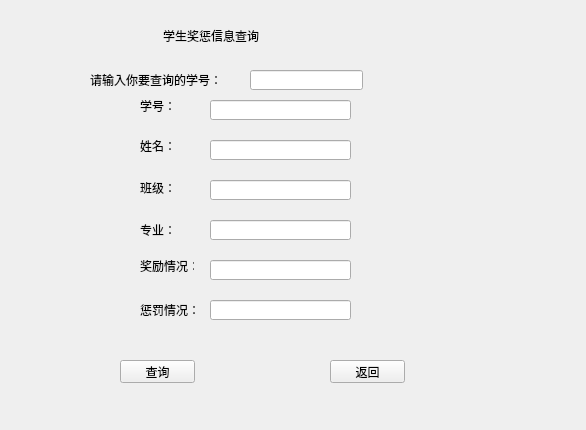
<?xml version="1.0" encoding="UTF-8"?>
<ui version="4.0">
 <class>awardfind</class>
 <widget class="QWidget" name="awardfind">
  <property name="geometry">
   <rect>
    <x>0</x>
    <y>0</y>
    <width>586</width>
    <height>430</height>
   </rect>
  </property>
  <property name="windowTitle">
   <string>Form</string>
  </property>
  <widget class="QLabel" name="label">
   <property name="geometry">
    <rect>
     <x>163</x>
     <y>20</y>
     <width>211</width>
     <height>31</height>
    </rect>
   </property>
   <property name="styleSheet">
    <string notr="true">font: 16pt &quot;Arial&quot;;</string>
   </property>
   <property name="text">
    <string>学生奖惩信息查询</string>
   </property>
  </widget>
  <widget class="QLabel" name="label_2">
   <property name="geometry">
    <rect>
     <x>90</x>
     <y>70</y>
     <width>141</width>
     <height>20</height>
    </rect>
   </property>
   <property name="text">
    <string>请输入你要查询的学号：</string>
   </property>
  </widget>
  <widget class="QLabel" name="label_3">
   <property name="geometry">
    <rect>
     <x>140</x>
     <y>100</y>
     <width>54</width>
     <height>12</height>
    </rect>
   </property>
   <property name="text">
    <string>学号：</string>
   </property>
  </widget>
  <widget class="QLabel" name="label_4">
   <property name="geometry">
    <rect>
     <x>140</x>
     <y>140</y>
     <width>54</width>
     <height>12</height>
    </rect>
   </property>
   <property name="text">
    <string>姓名：</string>
   </property>
  </widget>
  <widget class="QLabel" name="label_5">
   <property name="geometry">
    <rect>
     <x>140</x>
     <y>180</y>
     <width>41</width>
     <height>16</height>
    </rect>
   </property>
   <property name="text">
    <string>班级：</string>
   </property>
  </widget>
  <widget class="QLabel" name="label_6">
   <property name="geometry">
    <rect>
     <x>140</x>
     <y>220</y>
     <width>41</width>
     <height>20</height>
    </rect>
   </property>
   <property name="text">
    <string>专业：</string>
   </property>
  </widget>
  <widget class="QLabel" name="label_7">
   <property name="geometry">
    <rect>
     <x>140</x>
     <y>260</y>
     <width>54</width>
     <height>12</height>
    </rect>
   </property>
   <property name="text">
    <string>奖励情况：</string>
   </property>
  </widget>
  <widget class="QLabel" name="label_8">
   <property name="geometry">
    <rect>
     <x>140</x>
     <y>300</y>
     <width>71</width>
     <height>20</height>
    </rect>
   </property>
   <property name="text">
    <string>惩罚情况：</string>
   </property>
  </widget>
  <widget class="QLineEdit" name="stu_award_Input_IDlineEdit">
   <property name="geometry">
    <rect>
     <x>250</x>
     <y>70</y>
     <width>113</width>
     <height>20</height>
    </rect>
   </property>
  </widget>
  <widget class="QLineEdit" name="stu_award_out_IDlineEdit">
   <property name="geometry">
    <rect>
     <x>210</x>
     <y>100</y>
     <width>141</width>
     <height>20</height>
    </rect>
   </property>
  </widget>
  <widget class="QLineEdit" name="stu_award_namelineEdit">
   <property name="geometry">
    <rect>
     <x>210</x>
     <y>140</y>
     <width>141</width>
     <height>20</height>
    </rect>
   </property>
  </widget>
  <widget class="QLineEdit" name="stu_award_class_lineEdit">
   <property name="geometry">
    <rect>
     <x>210</x>
     <y>180</y>
     <width>141</width>
     <height>20</height>
    </rect>
   </property>
  </widget>
  <widget class="QLineEdit" name="stu_award_majorlineEdit">
   <property name="geometry">
    <rect>
     <x>210</x>
     <y>220</y>
     <width>141</width>
     <height>20</height>
    </rect>
   </property>
  </widget>
  <widget class="QLineEdit" name="stu_award_awardlineEdit">
   <property name="geometry">
    <rect>
     <x>210</x>
     <y>260</y>
     <width>141</width>
     <height>20</height>
    </rect>
   </property>
  </widget>
  <widget class="QLineEdit" name="stu_award_puishlineEdit">
   <property name="geometry">
    <rect>
     <x>210</x>
     <y>300</y>
     <width>141</width>
     <height>20</height>
    </rect>
   </property>
  </widget>
  <widget class="QPushButton" name="stu_award_querypushButton">
   <property name="geometry">
    <rect>
     <x>120</x>
     <y>360</y>
     <width>75</width>
     <height>23</height>
    </rect>
   </property>
   <property name="text">
    <string>查询</string>
   </property>
  </widget>
  <widget class="QPushButton" name="stu_award_backpushButton">
   <property name="geometry">
    <rect>
     <x>330</x>
     <y>360</y>
     <width>75</width>
     <height>23</height>
    </rect>
   </property>
   <property name="text">
    <string>返回</string>
   </property>
  </widget>
 </widget>
 <resources/>
 <connections/>
</ui>
